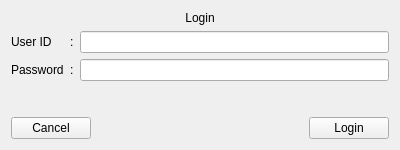
<?xml version="1.0" encoding="UTF-8"?>
<ui version="4.0">
 <class>LoginForm</class>
 <widget class="QWidget" name="LoginForm">
  <property name="geometry">
   <rect>
    <x>0</x>
    <y>0</y>
    <width>400</width>
    <height>150</height>
   </rect>
  </property>
  <property name="minimumSize">
   <size>
    <width>400</width>
    <height>150</height>
   </size>
  </property>
  <property name="maximumSize">
   <size>
    <width>400</width>
    <height>150</height>
   </size>
  </property>
  <property name="windowTitle">
   <string>Login</string>
  </property>
  <layout class="QVBoxLayout" name="verticalLayout">
   <item>
    <widget class="QLabel" name="title">
     <property name="text">
      <string>Login</string>
     </property>
     <property name="alignment">
      <set>Qt::AlignCenter</set>
     </property>
    </widget>
   </item>
   <item>
    <layout class="QGridLayout" name="gridLayout">
     <item row="2" column="0">
      <widget class="QLabel" name="label_3">
       <property name="text">
        <string>Password</string>
       </property>
      </widget>
     </item>
     <item row="1" column="1">
      <widget class="QLabel" name="label">
       <property name="text">
        <string>:</string>
       </property>
      </widget>
     </item>
     <item row="2" column="2">
      <widget class="QLineEdit" name="lineEdit_2"/>
     </item>
     <item row="1" column="0">
      <widget class="QLabel" name="label_4">
       <property name="text">
        <string>User ID</string>
       </property>
      </widget>
     </item>
     <item row="1" column="2">
      <widget class="QLineEdit" name="lineEdit"/>
     </item>
     <item row="2" column="1">
      <widget class="QLabel" name="label_2">
       <property name="text">
        <string>:</string>
       </property>
      </widget>
     </item>
    </layout>
   </item>
   <item>
    <spacer name="verticalSpacer">
     <property name="orientation">
      <enum>Qt::Vertical</enum>
     </property>
     <property name="sizeHint" stdset="0">
      <size>
       <width>20</width>
       <height>26</height>
      </size>
     </property>
    </spacer>
   </item>
   <item>
    <layout class="QHBoxLayout" name="horizontalLayout">
     <item>
      <widget class="QPushButton" name="pushButton_2">
       <property name="text">
        <string>Cancel</string>
       </property>
      </widget>
     </item>
     <item>
      <spacer name="horizontalSpacer">
       <property name="orientation">
        <enum>Qt::Horizontal</enum>
       </property>
       <property name="sizeHint" stdset="0">
        <size>
         <width>40</width>
         <height>20</height>
        </size>
       </property>
      </spacer>
     </item>
     <item>
      <widget class="QPushButton" name="pushButton">
       <property name="text">
        <string>Login</string>
       </property>
      </widget>
     </item>
    </layout>
   </item>
  </layout>
 </widget>
 <resources/>
 <connections/>
</ui>
